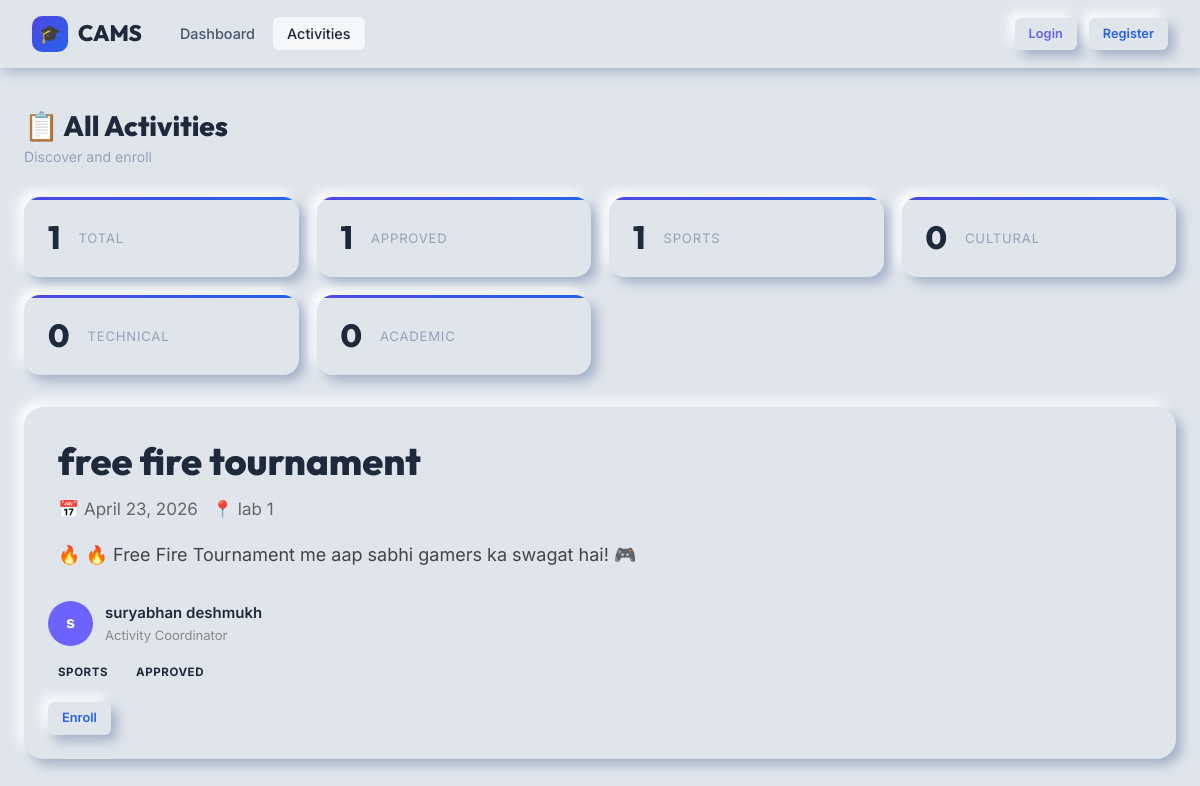
/activities/, run on an earlier commit of the app's database.
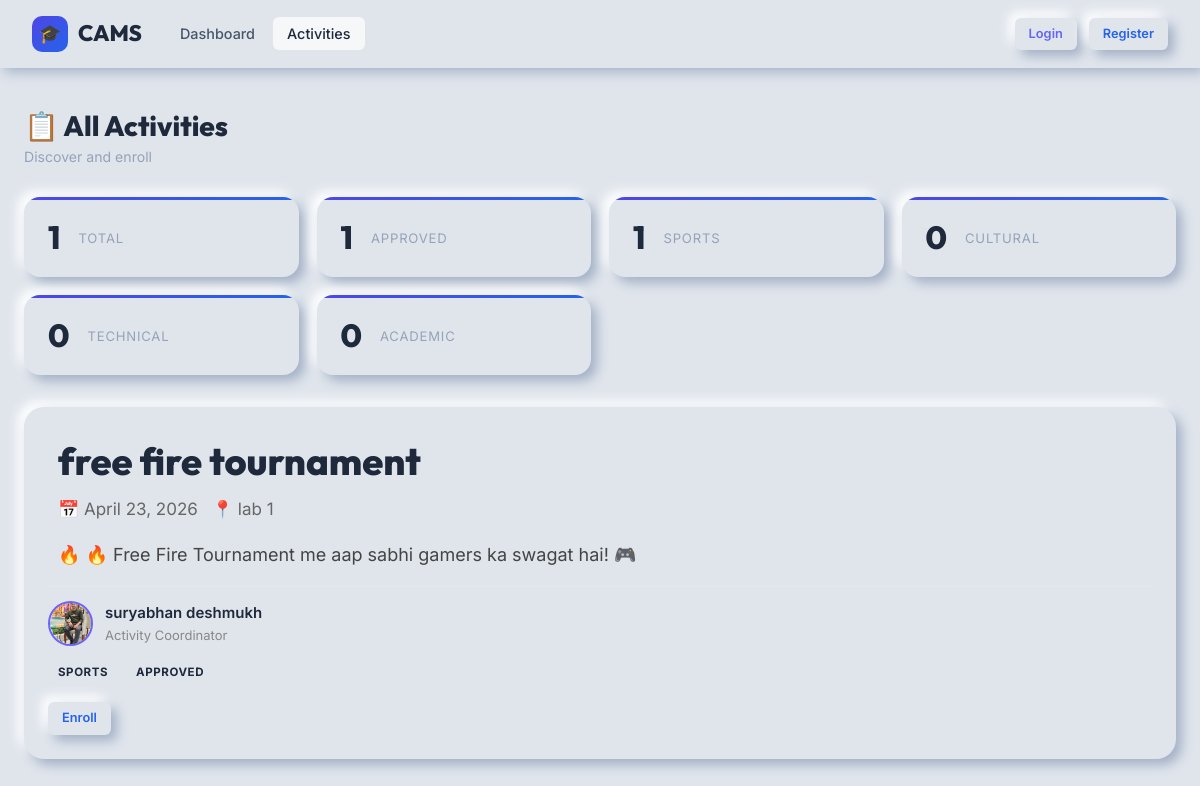
And on a later commit of the database.
### app/models.py (models this page shows, shortened)
class Activity(models.Model):
    CATEGORY_CHOICES = (
        ('sports', 'Sports'),
        ('cultural', 'Cultural'),
        ('technical', 'Technical'),
        ('academic', 'Academic'),
    )
    STATUS_CHOICES = (
        ('pending', 'Pending'),
        ('approved', 'Approved'),
        ('rejected', 'Rejected'),
    )
    MODE_CHOICES = (
        ('online', 'Online'),
        ('offline', 'Offline'),
        ('hybrid', 'Hybrid'),
    )
    coordinator = models.ForeignKey(
        User,
        on_delete=models.CASCADE,
        related_name='activities'
    )
    title = models.CharField(max_length=200)
    category = models.CharField(
        max_length=50,
        choices=CATEGORY_CHOICES
    )
    desc = models.TextField()
    date = models.DateField()
    time = models.TimeField()
    venue = models.CharField(max_length=200)
    deadline = models.DateField()
    maxParticipants = models.IntegerField()
    mode = models.CharField(
        max_length=50,
        choices=MODE_CHOICES
    )
    contact = models.EmailField()
    status = models.CharField(
        max_length=20,
        choices=STATUS_CHOICES,
        default='pending'
    )
    tags = models.JSONField(default=list, blank=True)
    registered = models.IntegerField(default=0)
    created_at = models.DateTimeField(auto_now_add=True)

class User(models.Model):
    ROLE_CHOICES = (
        ('student', 'Student'),
        ('coordinator', 'Coordinator'),
        ('admin', 'Admin'),
    )
    name = models.CharField(max_length=100)
    email = models.EmailField(unique=True)
    password = models.CharField(max_length=255)
    role = models.CharField(
        max_length=20,
        choices=ROLE_CHOICES
    )
    dept = models.CharField(max_length=100)
    phone = models.CharField(
        max_length=15,
        null=True,
        blank=True
    )
    studentId = models.CharField(
        max_length=100,
        null=True,
        blank=True
    )
    dob = models.DateField(
        null=True,
        blank=True
    )
    profile_photo = models.ImageField(
        upload_to='profiles/',
        null=True,
        blank=True
    )
    is_approved = models.BooleanField(default=False)
    created_at = models.DateTimeField(auto_now_add=True)

### app/views.py (the view)
# urls.py: path('activities/', views.activities, name='activities'),
def activities(request):
    acts = Activity.objects.all().order_by('-id')
    context = {
        'activities': acts,
        'total': acts.count(),
        'approved': acts.filter(status='approved').count(),
        'sports': acts.filter(category='sports').count(),
        'cultural': acts.filter(category='cultural').count(),
        'technical': acts.filter(category='technical').count(),
        'academic': acts.filter(category='academic').count(),
    }
    return render(request, 'activities.html', context)

### templates/activities.html (shortened to what the changed rows need)
{% load static %}
<!DOCTYPE html>
<html lang="en">
<head>
<link rel="stylesheet" href="{% static 'css/style.css' %}">
<link rel="stylesheet" href="{% static 'css/neumorphism.css' %}">
</head>
<body>
<main class="page-container">
  <div
    class="container"
    style="padding-top:40px;padding-bottom:60px"
  >
    <div class="page-header">
      <div>
        <h1 class="page-title">
          📋 All Activities
        </h1>
      </div>
    </div>
    <div class="activity-grid">
      {% for a in activities %}
      <div
  class="activity-card"
  style="
    padding:24px;
    margin-top:24px;
    height:auto;
    min-height:auto;
    display:flex;
    flex-direction:column;
    gap:4px;
  "
>
        <h3
  style="
    margin:8px 0 4px 10px;
    font-size:38px;
    font-weight:800;
    line-height:1.2;
  "
>
  {{ a.title }}
</h3>
<p
  style="
    margin-left:10px;
    color:#666;
    font-size:17px;
    display:flex;
    align-items:center;
    gap:14px;
    flex-wrap:wrap;
    margin-top:4px;
    margin-bottom:6px;
  "
>
    <span>
        📅 {{ a.date }}
    </span>
    <span>
        📍 {{ a.venue }}
    </span>
</p>
        <p
  style="
    margin-left:10px;
    margin-top:6px;
    line-height:1.8;
    font-size:18px;
    color:#444;
  "
>
  🔥 {{ a.desc }}
</p>
        <div
  style="
    display:flex;
    align-items:center;
    gap:12px;
    margin-top:10px;
    padding-top:14px;
    border-top:1px solid rgba(255,255,255,0.08);
  "
>
    {% if a.coordinator.profile_photo %}
    <img
      src="{{ a.coordinator.profile_photo.url }}"
      alt="Coordinator"
      style="
        width:45px;
        height:45px;
        border-radius:50%;
        object-fit:cover;
        border:2px solid #6c63ff;
      "
    >
    {% else %}
    <div
      style="
        width:45px;
        height:45px;
        border-radius:50%;
        background:#6c63ff;
        color:white;
        display:flex;
        align-items:center;
        justify-content:center;
        font-weight:bold;
      "
    >
        {{ a.coordinator.name|slice:":1" }}
    </div>
    {% endif %}
    <div>
        <div
          style="
            font-weight:600;
            font-size:15px;
          "
        >
            {{ a.coordinator.name }}
        </div>
        <div
          style="
            font-size:13px;
            color:#888;
          "
        >
            Activity Coordinator
        </div>
    </div>
</div>
        <div
          style="display:flex;gap:8px;flex-wrap:wrap;margin-top:10px"
        >
          <span class="badge">
            {{ a.category }}
          </span>
          <span class="badge">
            {{ a.status }}
          </span>
        </div>
        <div style="margin-top:14px">
          {% if a.status == "approved" %}
            <a
              href="/enroll/{{ a.id }}/"
              class="btn btn-primary btn-sm"
            >
              Enroll
            </a>
          {% endif %}
        </div>
      </div>
      {% empty %}
      <div class="card">
        <h3>
          No activities found
        </h3>
      </div>
      {% endfor %}
    </div>
  </div>
</main>
</body>
</html>

What changed in the data, as far as the page shows it:
changed through a linked row, Activity "free fire tournament": coordinator.profile_photo: picture added; coordinator.name "s" → (not shown)
